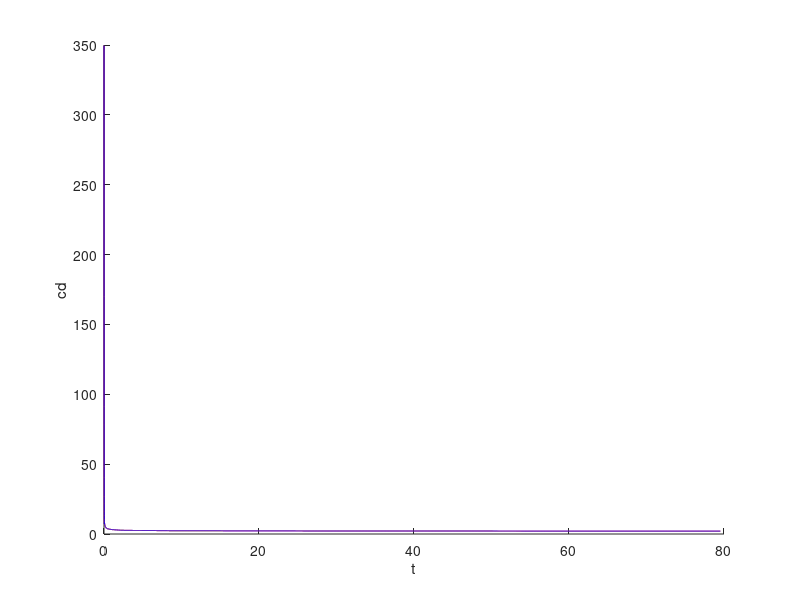
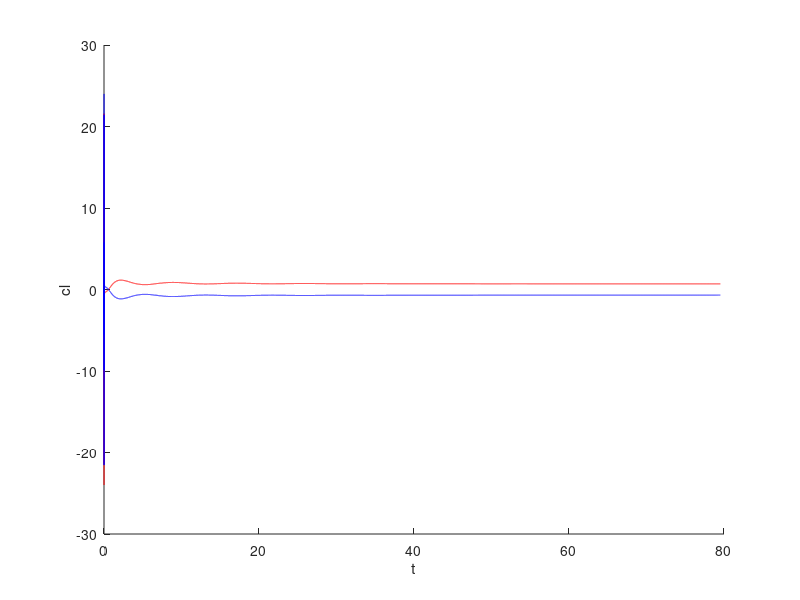

Reproduce these figures in MATLAB, in order.
load gx.dat;
load gy.dat;
ip=2:5;

% figure(3)
% plot(gx(:,1),gx(:,ip),'-o')
% legend('u','v','p','o')
% 
% figure(4)
% plot(gy(:,1),gy(:,ip),'-o')
% legend('u','v','p','o')

load fbypp.dat;
cdcl=fbypp;
[m,n]=size(cdcl);
k=1;

figure(1)
hold on
plot(cdcl(1:k:m,1),cdcl(1:k:m,2),'r-');
plot(cdcl(1:k:m,1),cdcl(1:k:m,4),'b-')
xlabel('t')
ylabel('cd')

figure(2)
hold on
plot(cdcl(1:k:m,1),cdcl(1:k:m,3),'r-')
plot(cdcl(1:k:m,1),cdcl(1:k:m,5),'b-')
xlabel('t')
ylabel('cl')

